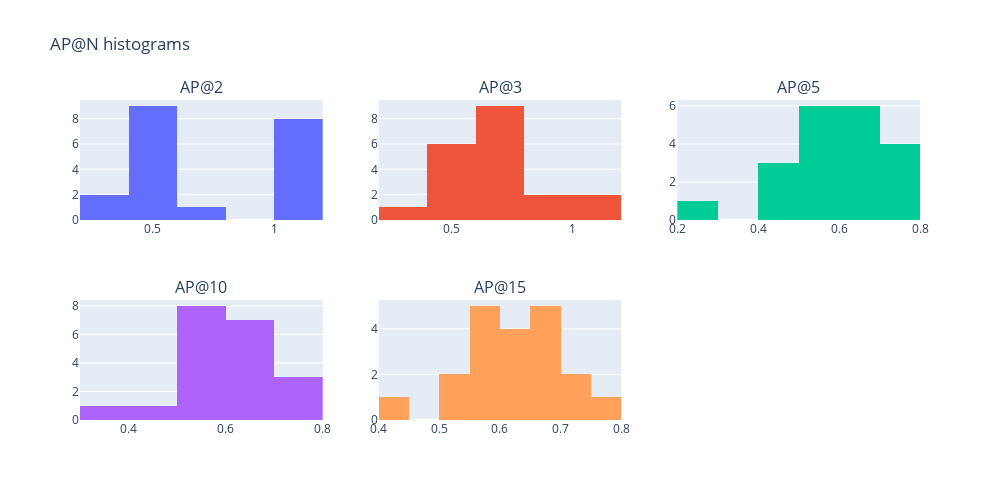

Write notebook code for a chart like this one.
### Markdown cell above
### Step 10: Plotting AP@N histograms

### Code cell
fig = make_subplots(rows=2, cols=3, subplot_titles=("AP@2", "AP@3", "AP@5", "AP@10", "AP@15"))

fig.add_trace(go.Histogram(x=AP_songs[0]), row=1, col=1)
fig.add_trace(go.Histogram(x=AP_songs[1]), row=1, col=2)
fig.add_trace(go.Histogram(x=AP_songs[2]), row=1, col=3)
fig.add_trace(go.Histogram(x=AP_songs[3]), row=2, col=1)
fig.add_trace(go.Histogram(x=AP_songs[4]), row=2, col=2)

fig.update_layout(height=500, 
                  width=1000, 
                  showlegend=False,
                  title_text="AP@N histograms")

fig.show()

### Figure 1 — Plotly figure (JSON) as saved in the notebook; plotly's stock layout.template omitted (floating-point values rounded to 4 significant figures)
{"data": [{"type": "histogram", "x": [0.5556, 1, 0.5556, 1, 1, 0.6667, 0.5, 0.5556, 1, 0.5556, 0.3333, 0.5556, 0.5, 0.5556, 1, 0.5556, 1, 0.3333, 1, 1], "xaxis": "x", "yaxis": "y"}, {"type": "histogram", "x": [0.6433, 0.76, 0.6433, 0.8, 0.8, 0.55, 0.5, 0.4833, 1, 0.5556, 0.5, 0.6433, 0.5, 0.6433, 1, 0.6433, 0.76, 0.28, 0.6, 0.76], "xaxis": "x2", "yaxis": "y2"}, {"type": "histogram", "x": [0.6259, 0.5792, 0.48, 0.5381, 0.7454, 0.6459, 0.5, 0.4464, 0.7621, 0.6806, 0.5, 0.4681, 0.5, 0.7571, 0.7675, 0.6582, 0.6042, 0.2844, 0.5563, 0.6161], "xaxis": "x3", "yaxis": "y3"}, {"type": "histogram", "x": [0.5983, 0.6183, 0.5227, 0.5142, 0.7655, 0.6189, 0.5769, 0.5148, 0.7083, 0.6806, 0.5909, 0.4603, 0.5, 0.6523, 0.7072, 0.6334, 0.6376, 0.3571, 0.5371, 0.6467], "xaxis": "x4", "yaxis": "y4"}, {"type": "histogram", "x": [0.6242, 0.6416, 0.5888, 0.571, 0.7784, 0.6421, 0.5769, 0.5694, 0.7196, 0.6806, 0.5909, 0.521, 0.5, 0.6711, 0.7187, 0.6546, 0.6583, 0.4056, 0.6022, 0.6662], "xaxis": "x5", "yaxis": "y5"}], "layout": {"annotations": [{"font": {"size": 16}, "showarrow": false, "text": "AP@2", "x": 0.1444, "xanchor": "center", "xref": "paper", "y": 1, "yanchor": "bottom", "yref": "paper"}, {"font": {"size": 16}, "showarrow": false, "text": "AP@3", "x": 0.5, "xanchor": "center", "xref": "paper", "y": 1, "yanchor": "bottom", "yref": "paper"}, {"font": {"size": 16}, "showarrow": false, "text": "AP@5", "x": 0.8556, "xanchor": "center", "xref": "paper", "y": 1, "yanchor": "bottom", "yref": "paper"}, {"font": {"size": 16}, "showarrow": false, "text": "AP@10", "x": 0.1444, "xanchor": "center", "xref": "paper", "y": 0.375, "yanchor": "bottom", "yref": "paper"}, {"font": {"size": 16}, "showarrow": false, "text": "AP@15", "x": 0.5, "xanchor": "center", "xref": "paper", "y": 0.375, "yanchor": "bottom", "yref": "paper"}], "height": 500, "showlegend": false, "title": {"text": "AP@N histograms"}, "width": 1000, "xaxis": {"anchor": "y", "domain": [0, 0.2889]}, "xaxis2": {"anchor": "y2", "domain": [0.3556, 0.6444]}, "xaxis3": {"anchor": "y3", "domain": [0.7111, 1]}, "xaxis4": {"anchor": "y4", "domain": [0, 0.2889]}, "xaxis5": {"anchor": "y5", "domain": [0.3556, 0.6444]}, "xaxis6": {"anchor": "y6", "domain": [0.7111, 1]}, "yaxis": {"anchor": "x", "domain": [0.625, 1]}, "yaxis2": {"anchor": "x2", "domain": [0.625, 1]}, "yaxis3": {"anchor": "x3", "domain": [0.625, 1]}, "yaxis4": {"anchor": "x4", "domain": [0, 0.375]}, "yaxis5": {"anchor": "x5", "domain": [0, 0.375]}, "yaxis6": {"anchor": "x6", "domain": [0, 0.375]}}}
